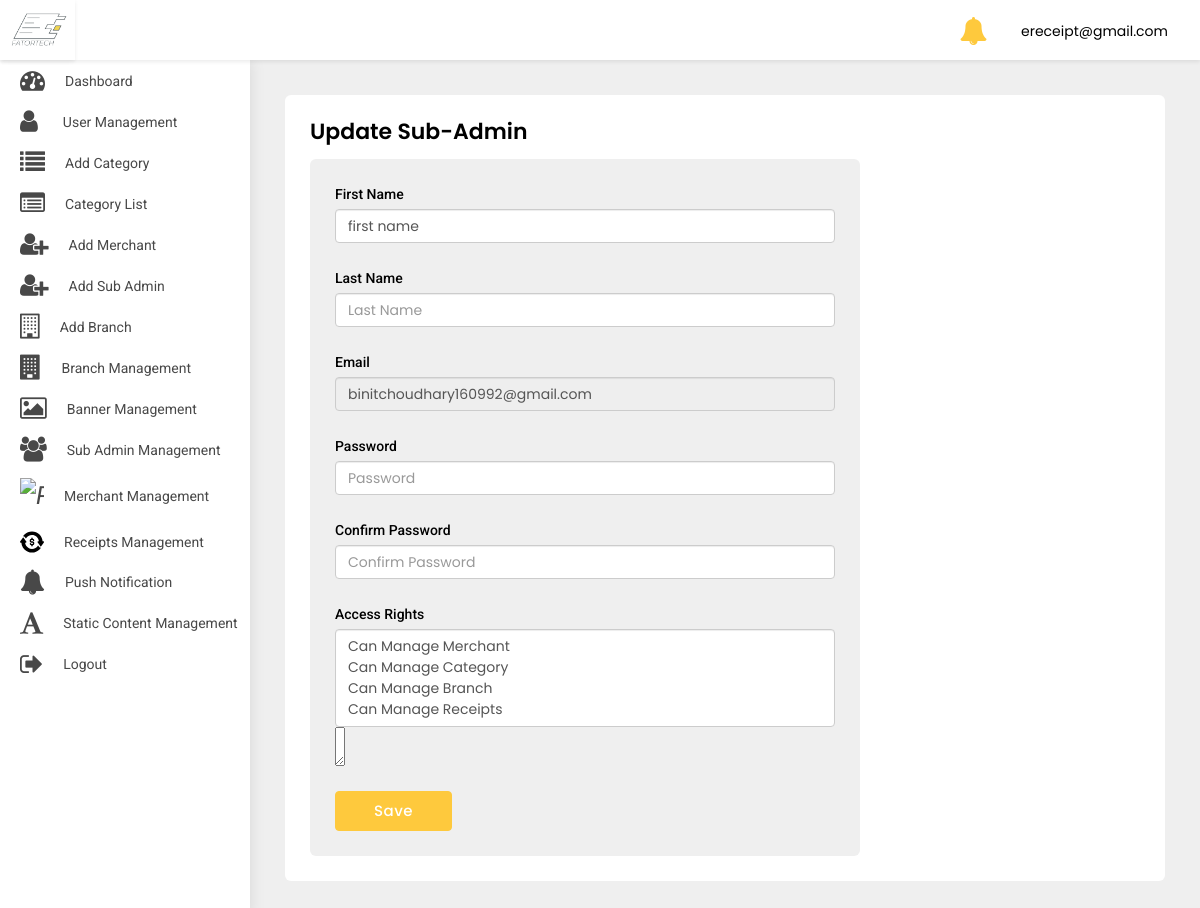
The page /adminpanel/update-sub-admin/11/ (signed in) on the database its author committed.
### src/models.py (models this page shows)
class User(AbstractBaseUser, PermissionsMixin):
    first_name = models.CharField(default='first name', max_length=100)
    last_name = models.CharField(default='', max_length=100, null=True, blank=True)
    email = models.CharField(default='', max_length=255, unique=True)
    country_code = models.CharField(default='+91', max_length=10)
    phone_number = models.CharField(default='', max_length=18)
    profile_pic = models.ImageField(default='default_profile.png', null=True, blank=True)
    device_token = models.CharField(default='', max_length=500, null=True, blank=True)
    password = models.CharField(default='', max_length=100)
    confirm_password = models.CharField(default='', max_length=100)
    is_merchant = models.BooleanField(default=False)
    is_subadmin = models.BooleanField(default=False)
    created_at = models.DateTimeField(auto_now_add=True)
    is_active = models.BooleanField(default=True)
    is_staff = models.BooleanField(default=False)
    can_manage_merchant = models.BooleanField(default=False)
    can_manage_category = models.BooleanField(default=False)
    can_manage_branch = models.BooleanField(default=False)
    can_manage_receipts = models.BooleanField(default=False)
    can_manage_dashboard = models.BooleanField(default=False)
    objects = UserManager()
    USERNAME_FIELD = 'email'
    class Meta:
        ordering = ('-created_at',)

### adminpanel/views.py (the view, shortened to what this page needs)
# urls.py: path('update-sub-admin/<int:pk>/', UpdateSubAdminDetail.as_view(), name='update-sub-admin'),
class UpdateSubAdminDetail(LoginRequiredMixin, UpdateView):
    login_url = 'adminpanel:login'
    model = User
    form_class = SubAdminForm
    template_name = 'update-sub-admin.html'
    success_url = reverse_lazy('adminpanel:sub-admin-list')
    def get(self, request, *args, **kwargs):
        print('GET METHOD', kwargs['pk'])
        email = User.objects.get(id=kwargs['pk'])
        return render(self.request, 'update-sub-admin.html',
                      {'email': email, 'first_name': email.first_name, 'last_name': email.last_name})

### adminpanel/templates/update-sub-admin.html (shortened to what this page needs)
{% extends 'base-ereceipt.html' %}
{% load crispy_forms_tags %}
{% block body %}
<div class="WrapperArea">
    <div class="WrapperBox">
        <div class="Small-Wrapper">
            <h4 class="Title">Update Sub-Admin</h4>
            <div class="NotificationArea">
                <div class="NotificationForm">
                    <form method="post">
                        <div class="form-group">
                            <label for="">First Name </label>
                            <input type="text" class="form-control" required placeholder="First Name"
                                   name="first_name" value="{{first_name}}">
                        </div>
                        <div class="form-group">
                            <label for="">Last Name </label>
                            <input type="text" class="form-control" required placeholder="Last Name"
                                   name="last_name" value="{{last_name}}">
                        </div>
                        <div class="form-group">
                            <label for="">Email </label>
                            <input type="text" class="form-control" disabled required placeholder="Email" value="{{email}}"
                                   name="email">
                        </div>
                        <div class="form-group">
                            <label for="">Password </label>
                            <input type="password" class="form-control" required placeholder="Password"
                                   name="password">
                        </div>
                        <div class="form-group">
                            <label for="">Confirm Password </label>
                            <input type="password" class="form-control" required placeholder="Confirm Password"
                                   name="confirm_password">
                        </div>
                        <div class="form-group">
                            <label for="">Access Rights</label>
                            <select required name="category" class="form-control  select2" multiple="multiple">
                                <option value="Can Manage Merchant">Can Manage Merchant</option>
                                <option value="Can Manage Category">Can Manage Category</option>
                                <option value="Can Manage Branch">Can Manage Branch</option>
                                <option value="Can Manage Receipts">Can Manage Receipts</option>
                            </select>
                        </div>
                        <button class="Button apply_btn">Save</button>
                    </form>
                </div>
            </div>
        </div>
    </div>
</div>
{% endblock body %}

### adminpanel/templates/base-ereceipt.html (shortened to what this page needs)
{% load static %}
<head>
    <link rel="stylesheet" type="text/css" href="{% static 'adminpanel/css/select2.min.min.css' %}">
    <link type="text/css" rel="stylesheet" href="{% static 'adminpanel/css/style.css' %}">
    <link rel="stylesheet" href="{% static 'adminpanel/css/media.css' %}">
    <link rel="stylesheet"
          href="https://cdnjs.cloudflare.com/ajax/libs/bootstrap-select/1.13.1/css/bootstrap-select.css"/>
</head>
<body>
<div class="Header">
    <div class="Logo">
        <img src="{% static 'adminpanel/images/logo.jpg' %}">
    </div>
    <div class="Navigation">
        {% if user.is_superuser %}
        <div class="header-notifications">
            <a href="{% url 'adminpanel:notification' %}">
                <i class="fa fa-bell fa-2x" aria-hidden="true"></i>
            </a>
        </div>
        {% endif %}
        {% if user.is_authenticated %}
        <div class="Avater">
            <a href="javascript:void(0);">
                {{user}} </a>
        </div>
        {% endif %}
    </div>
</div>
<div class="SidenavBar">
    <ul>
        {% if user.is_superuser %}
        <li class="nav-item nav-link {% if request.resolver_match.view_name  == 'adminpanel:dashboard' %}active{% endif %}">
            <a href="{% url 'adminpanel:dashboard'  %}">
                <span><i class="fa fa-tachometer"></i></span> Dashboard
            </a>
        </li>
        <li class="nav-item nav-link {% if request.resolver_match.view_name  == 'adminpanel:users-list' %}active{% endif %}">
            <a href="{% url 'adminpanel:users-list' %}">
                <span><i class="fa fa-user"></i></span> User Management
            </a>
        </li>
        <li class="nav-item nav-link {% if request.resolver_match.view_name  == 'adminpanel:category' %}active{% endif %}">
            <a href="{% url 'adminpanel:category' %}">
                <span><i class="fa fa-list"></i></span> Add Category
            </a>
        </li>
        <li class="nav-item nav-link {% if request.resolver_match.view_name  == 'adminpanel:category-list' %}active{% endif %}">
            <a href="{% url 'adminpanel:category-list' %}">
                <span><i class="fa fa-list-alt"></i></span>Category List
            </a>
        </li>
        <li class="nav-item nav-link {% if request.resolver_match.view_name  == 'adminpanel:add-merchant' %}active{% endif %}">
            <a href="{% url 'adminpanel:add-merchant' %}">
                <span><i class="fa fa-user-plus"></i></span> Add Merchant
            </a>
        </li>
        <li class="nav-item nav-link {% if request.resolver_match.view_name  == 'adminpanel:add-sub-admin' %}active{% endif %}">
            <a href="{% url 'adminpanel:add-sub-admin' %}">
                <span><i class="fa fa-user-plus"></i></span> Add Sub Admin
            </a>
        </li>
        <li class="nav-item nav-link {% if request.resolver_match.view_name  == 'adminpanel:add-branch' %}active{% endif %}">
            <a href="{% url 'adminpanel:add-branch' %}">
                <span><i class="fa fa-building-o"></i></span> Add Branch
            </a>
        </li>
        <li class="nav-item nav-link {% if request.resolver_match.view_name  == 'adminpanel:branch-list' %}active{% endif %}">
            <a href="{% url 'adminpanel:branch-list' %}">
                <span><i class="fa fa-building"></i></span>Branch Management
            </a>
        </li>
        <li class="nav-item nav-link {% if request.resolver_match.view_name  == 'adminpanel:banner-list' %}active{% endif %}">
            <a href="{% url 'adminpanel:banner-list' %}">
                <span><i class="fa fa-image"></i></span>Banner Management
            </a>
        </li>
        <li class="nav-item nav-link {% if request.resolver_match.view_name  == 'adminpanel:sub-admin-list' %}active{% endif %}">
            <a href="{% url 'adminpanel:sub-admin-list' %}">
                <span><i class="fa fa-users"></i></span>Sub Admin Management
            </a>
        </li>
        <li class="nav-item nav-link {% if request.resolver_match.view_name  == 'adminpanel:merchant-list' %}active{% endif %}">
            <a href="{% url 'adminpanel:merchant-list' %}">
                <span><i class="faImg"><img src="{% static 'adminpanel/images/profession.svg' %}" alt="paid"
                                            class="img-fluid"></i></span>
                <p>Merchant Management</p>
            </a>
        </li>
        <li class="nav-item nav-link {% if request.resolver_match.view_name  == 'adminpanel:receipt-list' %}active{% endif %}">
            <a href="{% url 'adminpanel:receipt-list' %}">
                <span><i class="faImg"><img src="{% static 'adminpanel/images/transaction.svg' %}" alt="paid"
                                            class="img-fluid"></i></span>
                <p>Receipts Management</p>
            </a>
        </li>
        <li class="nav-item nav-link {% if request.resolver_match.view_name  == 'adminpanel:send-notification' %}active{% endif %}">
            <a href="{% url 'adminpanel:send-notification' %}">
                <span><i class="fa fa-bell"></i></span>
                <p>Push Notification</p>
            </a>
        </li>
        <li class="nav-item nav-link {% if request.resolver_match.view_name  == 'adminpanel:static-content' %}active{% endif %}">
            <a href="{% url 'adminpanel:static-content' %}">
                <span><i class="fa fa-font"></i></span>
                <p>Static content Management</p>
            </a>
        </li>
        <li class="nav-item nav-link {% if request.resolver_match.view_name  == 'logout' %}active{% endif %}">
            <a href="{% url 'logout' %}">
                <span><i class="fa fa-sign-out"></i></span>
                <p>Logout</p>
            </a>
        </li>
        {% endif %}
    </ul>
</div>
{% block body %}
{% endblock body %}
</body>
</html>

### static/adminpanel/css/style.css (style rules this page uses)
body { margin: 0; padding: 0; font-family: 'Poppins', sans-serif !important; font-size: 13px; color: #3a3a3a; font-weight: 400; }
* { margin: 0px; padding: 0px; }
h1, h2, h3, h4, h5, h6, p { margin: 0; padding: 0; }
ul, li, ol { list-style-type: none; margin: 0; padding: 0; }
a { text-decoration: none; outline: none; }
img { border: 0; outline: none; max-width: 100%; }
input[type="text"], input[type="password"], select, textarea, input[type="button"] { max-width: 100%; }
p { margin: 0; padding: 0; }
.Button { border: none; padding: 8px 38px; text-align: center; transition: 0.5s all ease-in-out; font-weight: 500; display: inline-block; position: relative; background-color: #fec93d; font-size: 15px; color: #fff; text-transform: capitalize; letter-spacing: .5px; border-radius: 0; outline: 0; border: 1px solid #fec93d; }
.Header { box-shadow: 0 2px 4px rgba(0, 0, 0, .08); -webkit-box-shadow: 0 2px 4px rgba(0, 0, 0, .08); position: fixed; width: 100%; left: 0; top: 0; background-color: #fff; z-index: 99 }
.Header .Logo { width: 75px; text-align: center; padding: 5px 0; float: left; height: 60px; box-shadow: 0 2px 4px rgba(0, 0, 0, .08); }
.Header .Logo img { height: 100%; width: 100%; object-fit: cover; }
.Header .Navigation { transition: all 0.2s ease; margin-left: 235px; padding: 7px 3.2rem; width: calc(100% - 235px); text-align: right; height: 60px }
.Header .Navigation .Avater { margin: 5px 0 5px 30px; position: relative; display: inline-block }
.Header .Navigation .Avater a { display: flex; align-items: center; font-size: 14px; color: #000 }
.Header .Navigation .header-notifications { margin: 5px 0 5px 30px; position: relative; display: inline-block; top:5px; }
.Header .Navigation .header-notifications a { display: flex; align-items: center; font-size: 14px; color: #fec93d; }
.SidenavBar { height: calc(100% - 60px); position: fixed; width: 250px; top: 60px; padding: 0; overflow: auto; box-shadow: 0 0 15px rgba(0, 0, 0, .1); background-color: #fff; z-index: 2; transition: 0.2s all ease-in-out; }
.SidenavBar ul { margin: 0 }
.SidenavBar ul li { margin: 0 }
.SidenavBar ul li a { display: flex; cursor: pointer; padding: 8px 20px 8px 20px; transition: 0.2s all ease-in-out; color: #484848; font-family: "Roboto"; font-size: 14px; text-transform: capitalize; position: relative; align-items: center; overflow: hidden; white-space: nowrap; }
.SidenavBar ul li a span { font-size: 25px; margin-right: 20px; }
.SidenavBar ul li:nth-child(2) a span { margin-right: 25px; }
.WrapperArea { margin-left: 250px; flex: 1 1 auto; display: flex; flex-direction: column; margin-top: 60px; transition: 0.2s all ease-in-out; background-color: #efefef; }
.WrapperArea .WrapperBox { padding: 35px; background-color: #efefef; min-height: calc(100vh - 60px) }
.Small-Wrapper { background-color: #fff; padding: 25px; border-radius: 6px; height: 100%; min-height: calc(100vh - 130px); }
h4.Title { margin: 0 0 15px; font-weight: 600; color: #000; text-transform: capitalize; font-size: 22px; display:inline-block; }
.apply_btn { border-radius:4px; }
.NotificationArea .NotificationForm { background-color: #efefef; max-width: 550px; border-radius: 6px; }
.NotificationArea .NotificationForm form { padding: 25px; }
.NotificationArea .NotificationForm form .form-group label { display: block; font-weight: 500; color: #000; font-size: 15px; font-family: "Roboto"; }
.NotificationArea .NotificationForm form .form-group { margin: 0 0 25px 0; }
.NotificationArea .NotificationForm form .form-group label { display: block; font-weight: 500; color: #000; font-size: 14px; font-family: "Roboto"; }
.faImg { width: 24px !important; display: block; }

### rows shown on the page
User: email "ereceipt@gmail.com"
User: first_name "first name", email "binitchoudhary160992@gmail.com"
